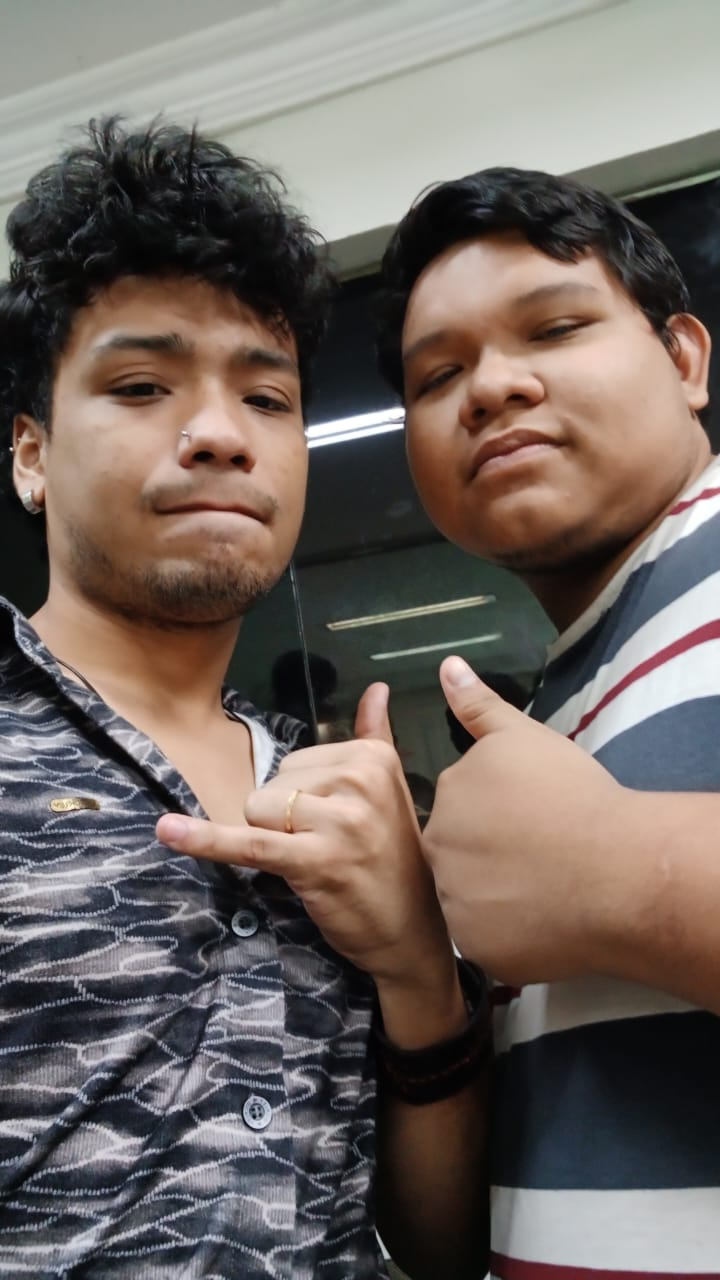
%> input picture joao_guilherme.JPG, 720 x 1280 px
$ octave 'Parcial 2-2.m'   (GNU Octave 9; MATLAB toolbox functions it lacks are replaced by stand-ins)
%> lines starting %> are read from the running program, lines starting %| are printed output that depends on the picture
%limpeza de ambiente

clear;
close all;
clc;

%Imagem original
img=imread('joao_guilherme.JPG'); %Imagem a ser processada/Imagem original
%> img is the input picture: size 1280x720x3 uint8; mean R, G, B 111, 100.5, 95.2

i=figure;subplot(1, 3, 1);
imshow(img); %Mostra a imagem original

a=img(10:50,10:50) %Mostra as as linhas de 10 a 50 e das colunas de 10 a 50
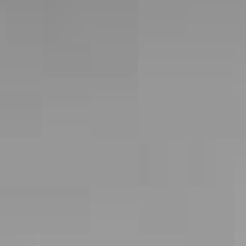
%> a: size 41x41 uint8 (shown 6 times larger); min 141, max 157, mean 149.6
title('Imagem Original');

%imagem fourier
fourier = fft2(img); % Aplica a transformada de fourier á imagem original
b=fourier(10:50,10:50) % Mostra as as linhas de 10 a 50 e das colunas de 10 a 50 da imagem transformada com fourier
i=subplot(1, 3, 2);
imshow(fourier); % Mostra a imagem transformada
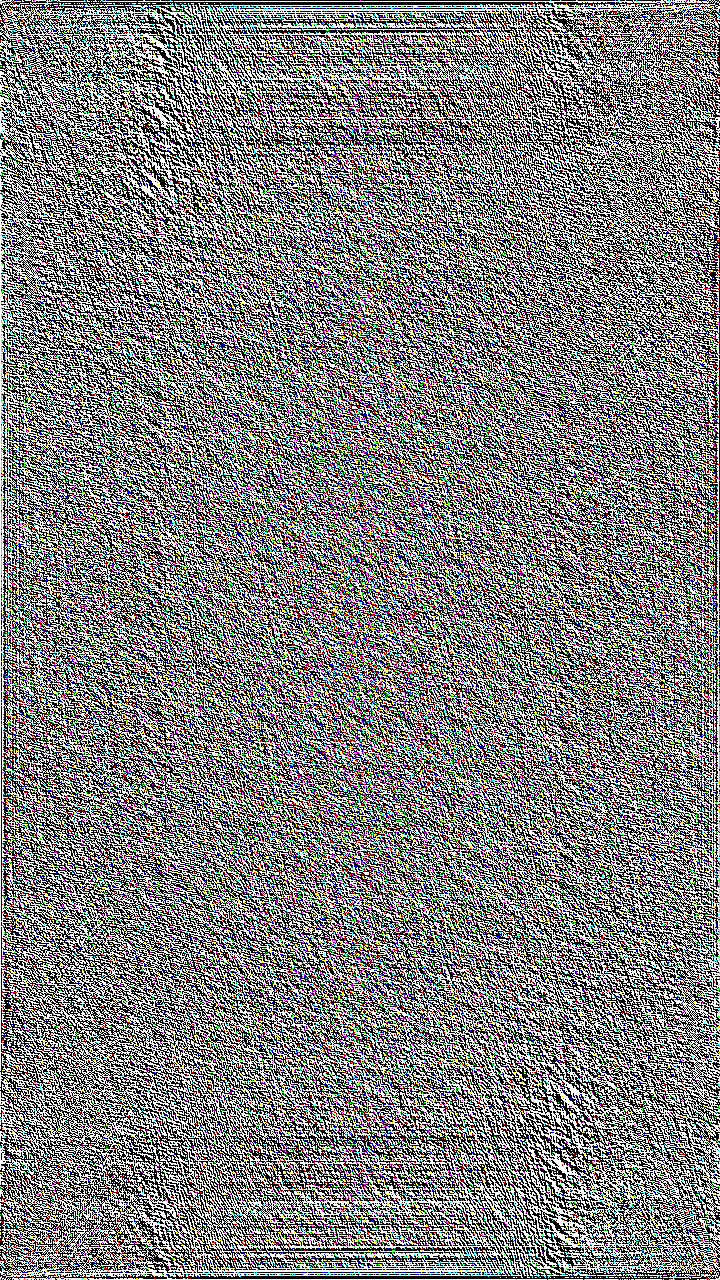
%> displayed picture: size 1280x720x3, on the screen's scale of 0 to 255; mean R, G, B 127.3, 126.3, 126.3
title('Imagem com Fourier');


%Imagem ruído
img_ruidosa=imnoise(img,'salt & pepper', 0.9); % Aplica o efeito "sal e pimenta"
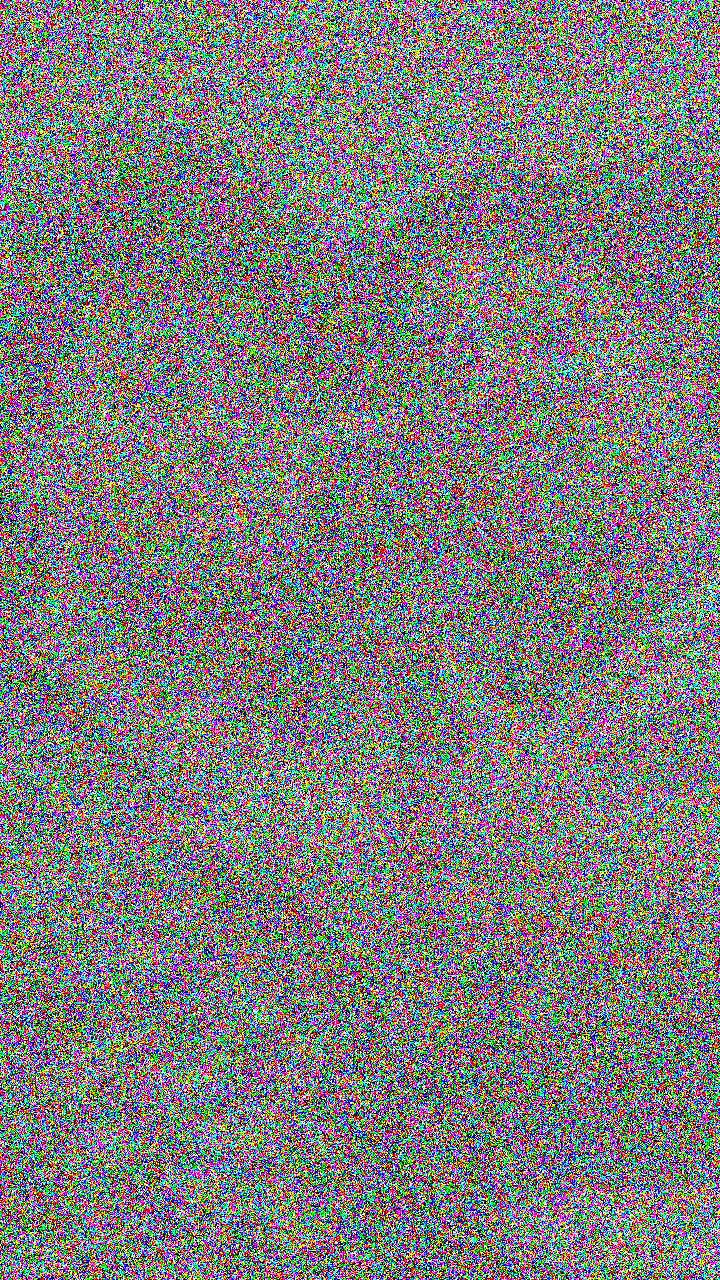
%> img_ruidosa: size 1280x720x3 uint8; mean R, G, B 125.8, 124.8, 124.1
i=subplot(1, 3, 3);imshow(img_ruidosa); %Mostrar o efeito de Sal e Pimenta
title('Imagem com ruído');
